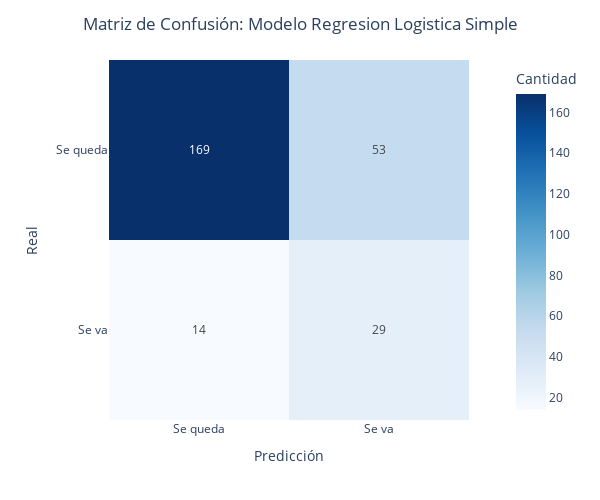

The notebook cell saved with this chart:
### Code cell
gr = show_confusion_matrix(y_test, pred, 'Regresion Logistica Simple')
gr

### Figure 1 — Plotly figure (JSON) as saved in the notebook; plotly's stock layout.template omitted (floating-point values rounded to 4 significant figures)
{"data": [{"coloraxis": "coloraxis", "hovertemplate": "Predicción: %{x}<br>Real: %{y}<br>Cantidad: %{z}<extra></extra>", "name": "0", "texttemplate": "%{z}", "type": "heatmap", "x": ["Se queda", "Se va"], "xaxis": "x", "y": ["Se queda", "Se va"], "yaxis": "y", "z": [[169, 53], [14, 29]]}], "layout": {"coloraxis": {"colorbar": {"title": {"text": "Cantidad"}}, "colorscale": [[0, "rgb(247,251,255)"], [0.125, "rgb(222,235,247)"], [0.25, "rgb(198,219,239)"], [0.375, "rgb(158,202,225)"], [0.5, "rgb(107,174,214)"], [0.625, "rgb(66,146,198)"], [0.75, "rgb(33,113,181)"], [0.875, "rgb(8,81,156)"], [1, "rgb(8,48,107)"]]}, "height": 500, "margin": {"t": 60}, "title": {"text": "Matriz de Confusión: Modelo Regresion Logistica Simple", "x": 0.5}, "width": 600, "xaxis": {"anchor": "y", "constrain": "domain", "domain": [0, 1], "scaleanchor": "y", "title": {"text": "Predicción"}}, "yaxis": {"anchor": "x", "autorange": "reversed", "constrain": "domain", "domain": [0, 1], "title": {"text": "Real"}}}}
